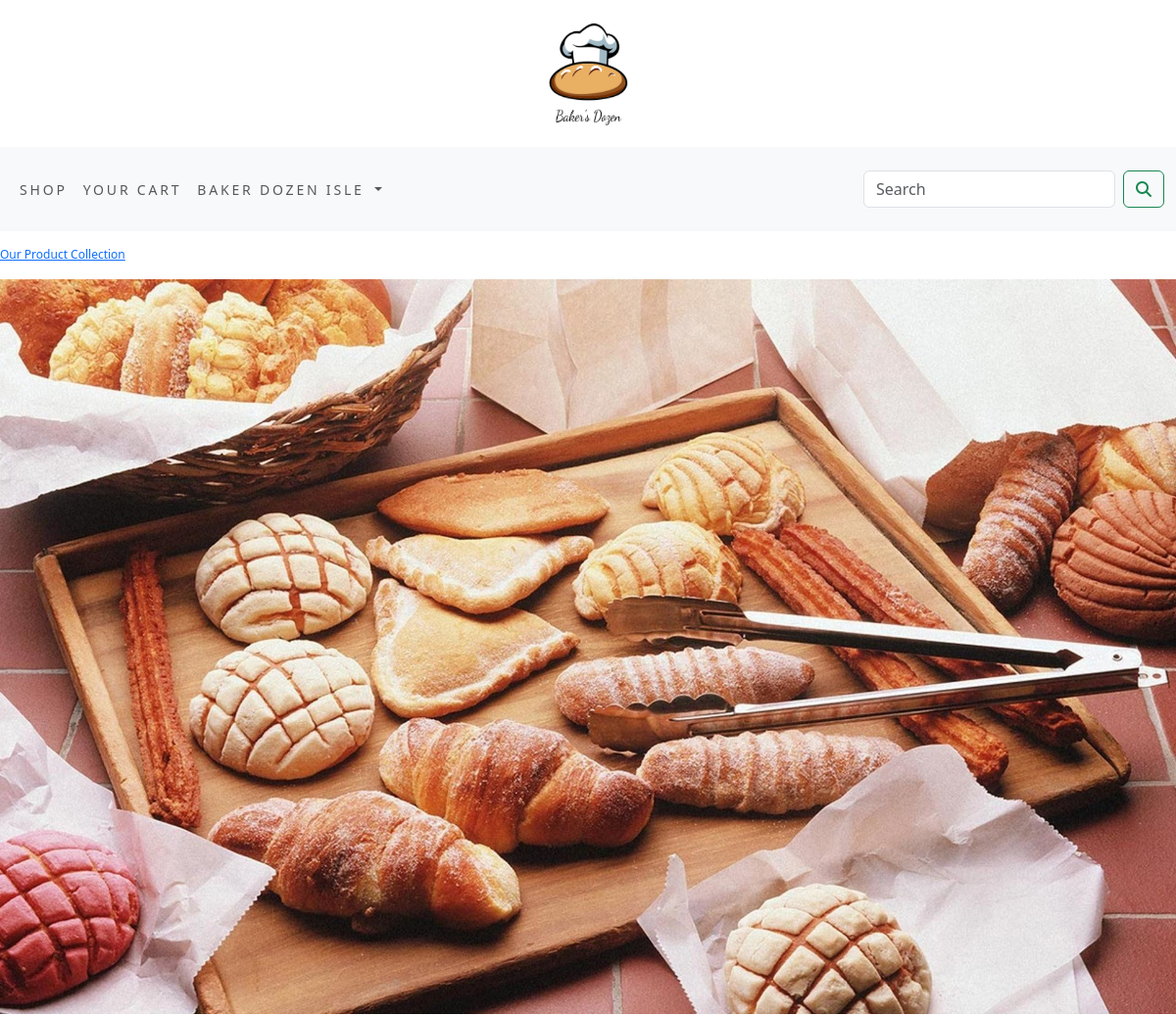
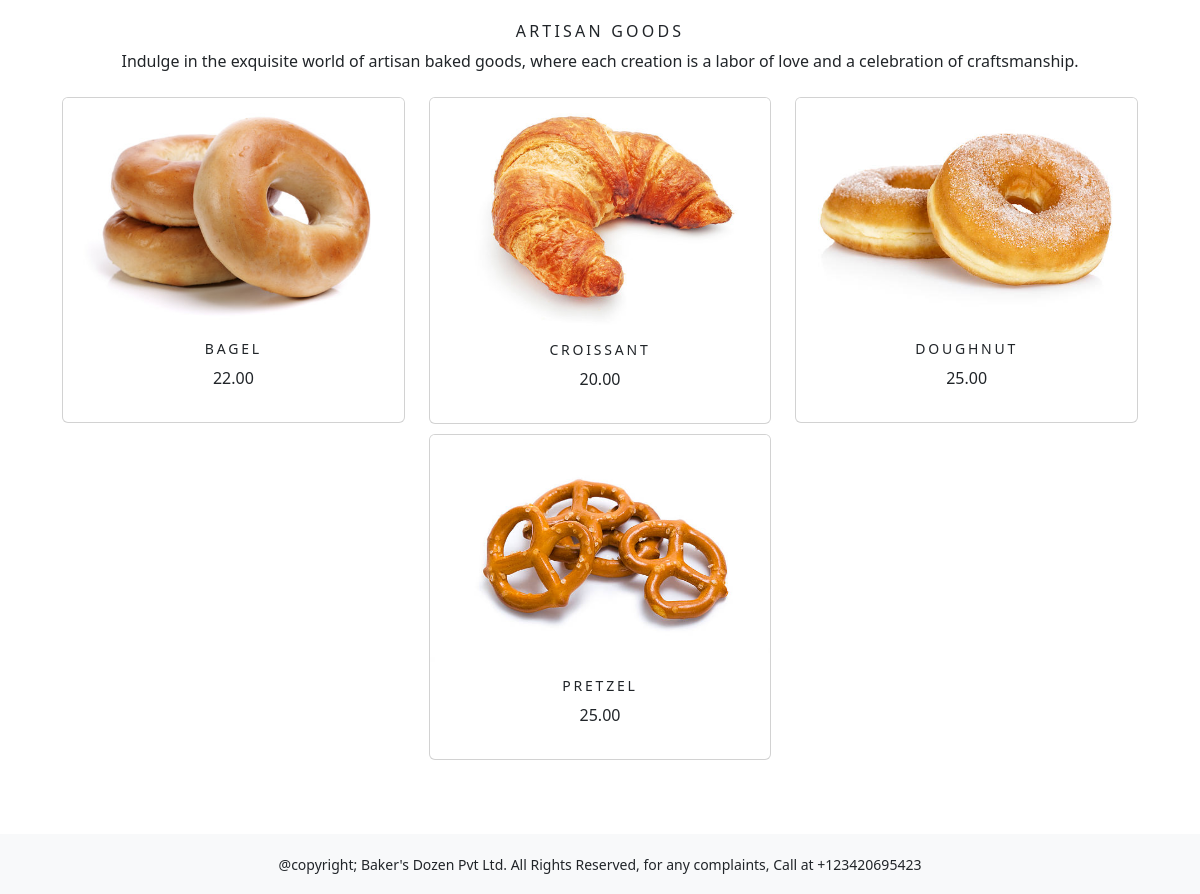
Screenshot of /ecomapp/artisan-goods/ with the database file from the repository (2 pictures, top to bottom).
### ecomapp/models.py (models this page shows, shortened)
class Category(models.Model):
    name=models.CharField(max_length=250,unique=True)
    slug=models.SlugField(max_length=250,unique=True)
    desc=models.TextField(max_length=500,blank=True)
    image=models.ImageField(upload_to='category',blank=True)
    class Meta:
        ordering=('name',)
        verbose_name='category'
        verbose_name_plural='categories'
    def get_url(self):
        return reverse('ecomapp:products_by_category',args=[self.slug,])

class Product(models.Model):
    name=models.CharField(max_length=250,unique=True)
    slug = models.SlugField(max_length=250, unique=True)
    desc = models.TextField(max_length=500, blank=True)
    price = models.DecimalField(max_digits=10,decimal_places=2)
    category=models.ForeignKey(Category,on_delete=models.CASCADE)
    stock=models.IntegerField()
    available=models.BooleanField(default=True)
    created=models.DateTimeField(auto_now_add=True)
    updated=models.DateTimeField(auto_now=True)
    image = models.ImageField(upload_to='product', blank=True)
    class Meta:
        ordering = ('name',)
        verbose_name = 'product'
        verbose_name_plural = 'products'
    def get_url(self):
        return reverse('ecomapp:prodCatDeet',args=[self.category.slug,self.slug])

### ecomapp/views.py (the view)
# urls.py: path('',views.AllProdCat,name='AllProdCat'),
def AllProdCat(request,c_slug=None):
    c_page=None
    prods_list=None
    if c_slug!=None:
        c_page=get_object_or_404(Category,slug=c_slug)
        prods_list=Product.objects.all().filter(category=c_page,available=True)
    else:
        prods_list=Product.objects.all().filter(available=True)
    paginator=Paginator(prods_list,6)
    try:
        page=int(request.GET.get('page','1'))
    except:
        page=1
    try:
        prods_list=paginator.page(page)
    except (EmptyPage,InvalidPage):
        prods_list=paginator.page(paginator.num_pages)
    return render(request,'category.html',{'category':c_page,'products':prods_list})

### cartecom/context_processors.py (called while the page is built)
def counter(request):
    item_count=0
    if 'admin' in request.path:
        return {}
    else:
        try:
            cart=Cart.objects.filter(cart_id=cart_id(request))
            cart_items=CartItem.objects.all().filter(cart=cart[:1])
            for cart_item in cart_items:
                item_count += cart_item.quantity
        except Cart.DoesNotExist:
            item_count = 0
    return dict(item_count=item_count)

### cartecom/views.py (called while the page is built)
def cart_id(request):
    cart=request.session.session_key
    if not cart:
        cart=request.session.create()
    return cart

### ecomapp/context_processors.py (called while the page is built)
def menu_links(request):
    links=Category.objects.all()
    return dict(links=links)

### templates/category.html (shortened to what this page needs)
{% extends 'base.html' %}
{% load static %}
{% block content %}
{% if category %}
        <div>
            <div class="row roow">
                <div class="mx-auto">
                <p><a href="{% url 'ecomapp:AllProdCat' %}">Our Product Collection</a></p>
                </div>
            </div>
        </div>
{% endif %}
<div class="mx-auto">
    {% if category %}
    <img class="imaage" src="{{category.image.url}}" alt="{{category.name}}">
</div>
<br>
<div>
    <h1 class="text-center tiitle">{{category.name}}</h1>
    <p class="text-center">{{category.desc}}</p>
</div>
{% endif %}
<div class="container">
    <div class="row mx-auto justify-content-center p-2">
        {% for product in products.object_list %}
            <div class="bottommargin col-9 col-sm-12 col-md-4 col-lg-4">
                <div class="card text-center" style="min-width: 15rem;">
                    <a href="{{ product.get_url }}"><img class="card-img-top image" src="{{ product.image.url }}" alt="{{ product.name }}"></a>
                    <div class="card-body">
                        <h4>{{ product.name }}</h4>
                        <p>{{ product.price }}</p>
                    </div>
                </div>
            </div>
        {% endfor %}
    </div>
    <div class="row mx-auto justify-content-center p-3">
        <div class="col-md-12 text-center ">
        </div>
        <br>
    </div>
</div>
{% endblock %}

### templates/base.html (shortened to what this page needs)
{% load static %}
<html lang="en">
<head>
    <link rel="stylesheet" href="{% static 'css/custom.css' %}">
    <link rel="stylesheet" href="{%  static 'css/bootstrap.min.css' %}">
</head>
<body class="d-flex flex-column min-vh-100">
{% include 'header.html' %}
{% include 'navbar.html' %}
{% block content %}
{% endblock %}
{% include 'footer.html' %}
</body>
</html>

### templates/header.html
{% load static %}
<body>
<header>
    <center>
        <a href="{% url 'ecomapp:AllProdCat' %}"></a> <img src="{% static 'img/bakerlogo.png'  %}" alt="logo" width="180px" height="150px">
    </center>
</header>
</body>

### templates/navbar.html (shortened to what this page needs)
<link rel="stylesheet" href="https://cdnjs.cloudflare.com/ajax/libs/font-awesome/6.5.1/css/all.min.css"/>
<nav class="navbar navbar-expand-lg bg-body-tertiary">
  <div class="container-fluid">
    <div class="collapse navbar-collapse" id="navbarNavDropdown">
      <ul class="navbar-nav">
        <li class="nav-item">
          <a class="nav-link" href="{% url 'ecomapp:AllProdCat' %}">Shop</a>
        </li>
        <li class="nav-item">
          <a class="nav-link" href="{% url 'cartecom:cart_detail' %}">Your Cart</a>
        </li>
        <li class="nav-item dropdown {% if 'ecomapp' in request.path %} active {% endif %}">
          <a class="nav-link dropdown-toggle" href="#" role="button" data-bs-toggle="dropdown" aria-expanded="false">Baker Dozen Isle
          </a>
        </li>
      </ul>
      <div class="ms-auto">
      <form class="d-flex" action="{% url 'searchecom:SearchRes' %}" method="get">
      <input class="form-control mt-3 ml-3 me-2" type="search" placeholder="Search" name="q" aria-label="Search">
      <button class="btn btn-outline-success ml-3 mt-3" type="submit"><i class="fa fa-search"></i></button>
      </form>
      </div>
    </div>
  </div>
</nav>

### templates/footer.html
<div class="footer navbar-fixed-bottom mt-auto foooter">
    <p class="text-center">@copyright; Baker's Dozen Pvt Ltd. All Rights Reserved, for any complaints, Call at +123420695423</p>
</div>

### static/css/custom.css (style rules this page uses)
body { font-family: 'Roboto', sans-serif; max-width: 202.2vh; min-height: 999px; min-width: 521px; }
.nav-item { letter-spacing: .2em; font-size: 14px; text-transform: uppercase; }
.foooter { background-color: #f8f9fa; height:60px; }
.foooter p { padding-top:20px; font-size:14px; }
.roow { padding-top: 15px; }
.roow .mx-auto { color:#000; font-size:12px; }
.imaage { width:100%; height:auto; }
.tiitle { font-size:16px; text-transform:uppercase; letter-spacing: .2em; }
.bottommargin { margin-bottom:10px; }
.card-body h4 { font-size: 14px; text-transform:uppercase; letter-spacing:.2em; }

### rows the page displays
Category: image (picture), name "ARTISAN GOODS", desc "Indulge in the exquisite world of artisan baked goods, where each creation is a labor of love and a celebration of craftsmanship."
Product: image (picture), name "BAGEL", price "22.00"
Product: image (picture), name "CROISSANT", price "20.00"
Product: image (picture), name "DOUGHNUT", price "25.00"
Product: image (picture), name "PRETZEL", price "25.00"
